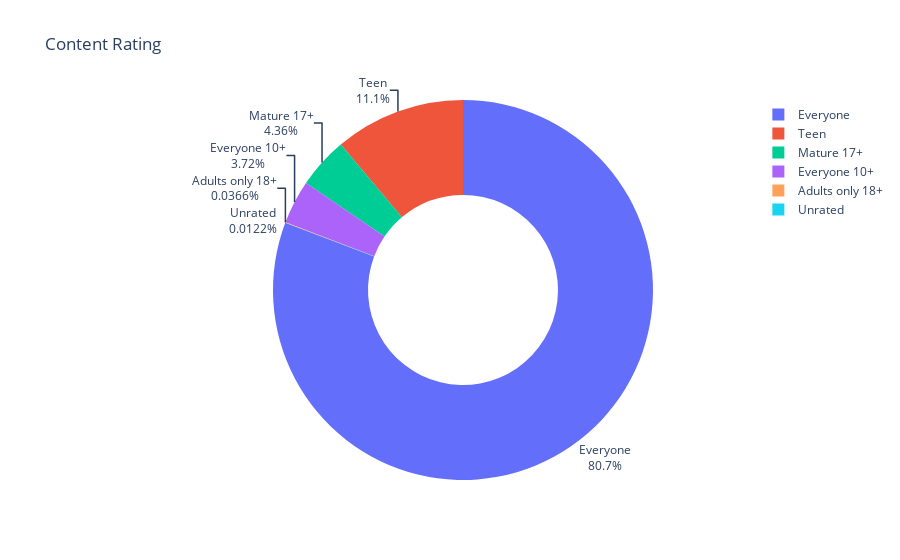

Here is the notebook cell this chart was saved with:
### Code cell
#Donut
donut = pex.pie(labels=con_rating.index, values=con_rating.values, title="Content Rating", hole=.5, names= con_rating.index)
donut.update_traces(textposition="outside", textinfo="percent+label")
donut.show()

### Figure 1 — Plotly figure (JSON) as saved in the notebook; plotly's stock layout.template omitted (floating-point values rounded to 4 significant figures)
{"data": [{"domain": {"x": [0, 1], "y": [0, 1]}, "hole": 0.5, "hovertemplate": "label=%{label}<br>value=%{value}<extra></extra>", "labels": ["Everyone", "Teen", "Mature 17+", "Everyone 10+", "Adults only 18+", "Unrated"], "legendgroup": "", "name": "", "showlegend": true, "textinfo": "percent+label", "textposition": "outside", "type": "pie", "values": [6619, 912, 357, 305, 3, 1]}], "layout": {"legend": {"tracegroupgap": 0}, "title": {"text": "Content Rating"}}}
